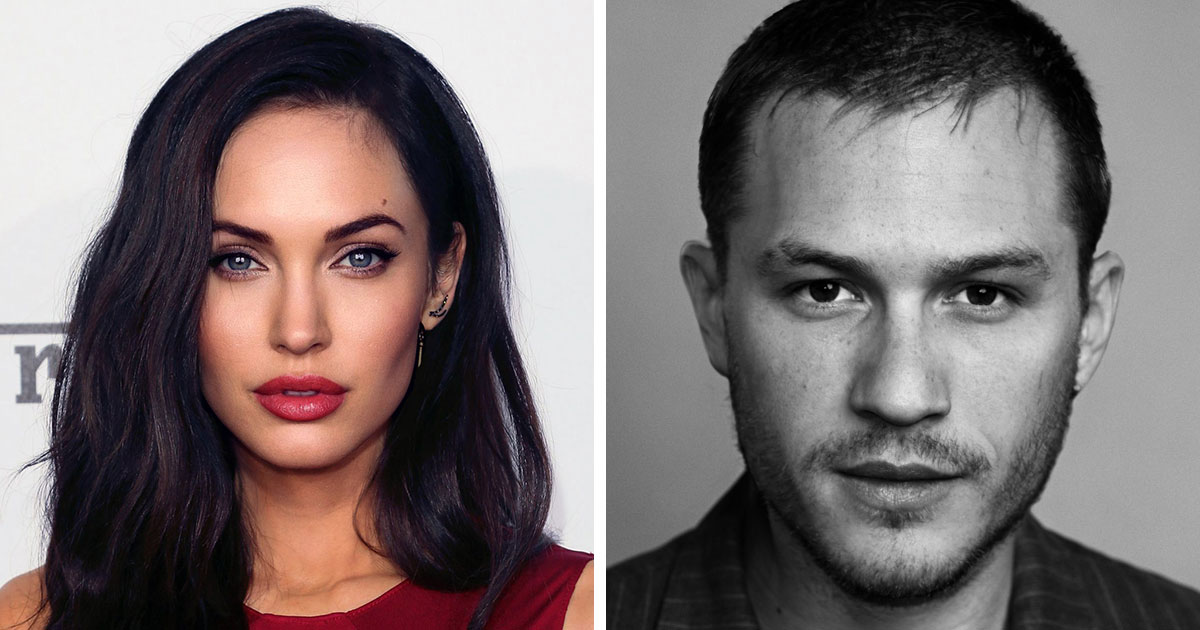
#> input picture celeb.jpg, 1200 x 630 px
$ python facedetect.py
#> lines starting #> are read from the running program, lines starting #| are printed output that depends on the picture; after the words box and inside, x2 and y2 are one past the last pixel; in counts of white or black regions, pixels touching at a corner belong together
#!/usr/bin/env python3

# importing opencv module
import  cv2
#  reading an image
img=cv2.imread('celeb.jpg')
#> img is the input picture: shape (630, 1200, 3); mean B, G, R 112.3, 112.2, 122.2
print(img.shape)
#| (630, 1200, 3)
# reading frontface cascade file
faced=cv2.CascadeClassifier('haarface.xml')
# loading xml file have number of functions
print(dir(faced))

while True:
    grayhuman=cv2.cvtColor(img,cv2.COLOR_BGR2GRAY)
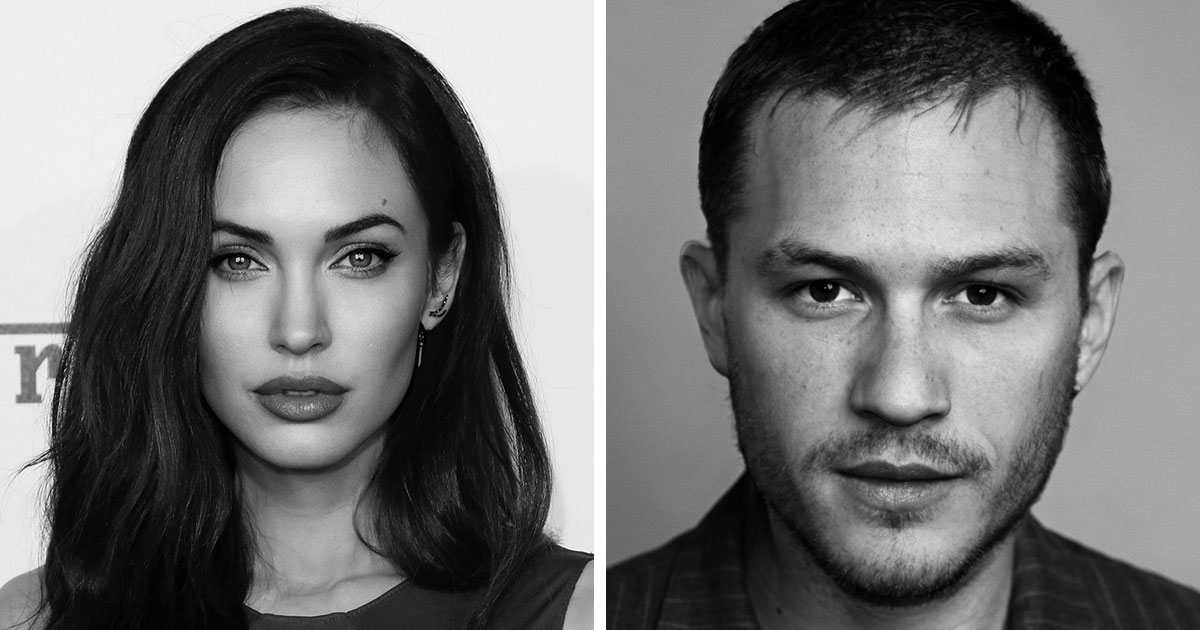
#> grayhuman: shape (630, 1200); min 0, max 255, mean 115.2
    #get_face=faced.detectMultiScale(grayhuman,1.15,5)
    get_face=faced.detectMultiScale(img,1.15,5)
#> get_face = [[153, 146, 299, 299], [690, 130, 418, 418]]

    for  (x,y,w,h) in  get_face:
        cv2.rectangle(img,(x,y),(x+w,y+h),(0,0,255),3)
        imgface_roi=grayhuman[y:y+h,x:x+w]
#> this loop made 2 passes
#> pass 1, `imgface_roi=grayhuman[y:y+h,x:x+w]`:
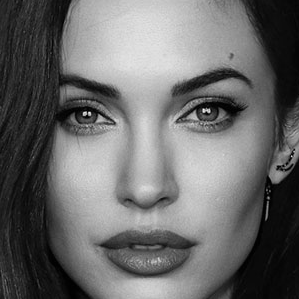
#> imgface_roi: shape (299, 299); min 0, max 251, mean 106.2
#> pass 2, `imgface_roi=grayhuman[y:y+h,x:x+w]`:
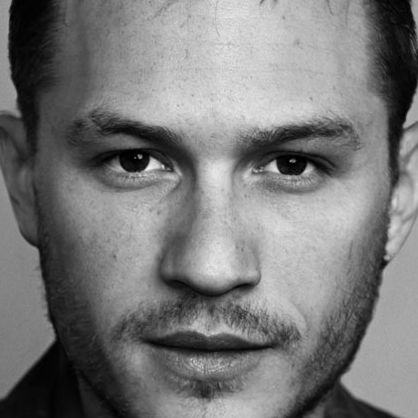
#> imgface_roi: shape (418, 418); min 0, max 246, mean 120.7
#> after the loop:
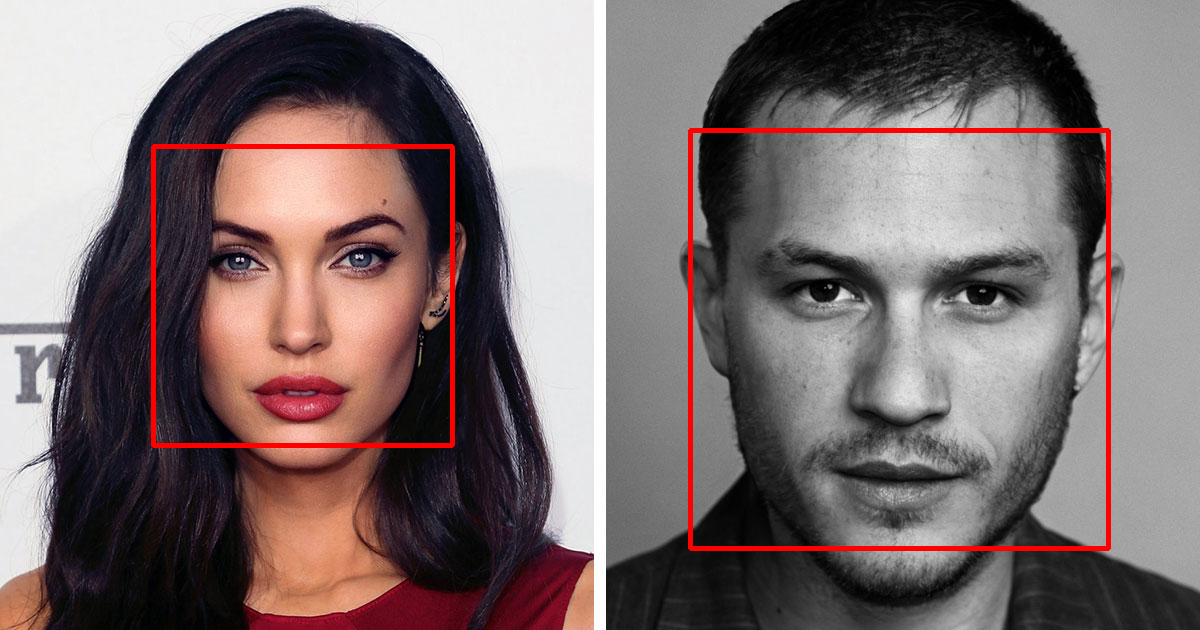
#> img: shape (630, 1200, 3); 1.89% of pixels changed, all inside (x1, y1, x2, y2) = (151, 128, 1111, 551)


    cv2.imshow('grayimg',img)

    if cv2.waitKey(0) & 0xFF  ==  ord('q'):
#> (key q is pressed here)
        break

cv2.destroyAllWindows()
